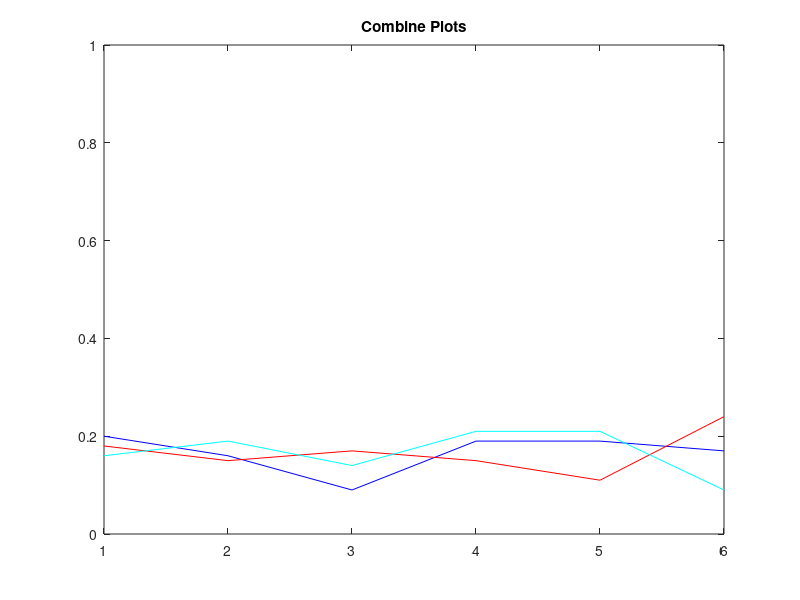

Reproduce this figure in MATLAB.
N = 100;
x=[1 2 3 4 5 6];
xarray = randi(6, [3, N]);
x1 = xarray(1,:);
x2 = xarray(2,:);
x3 = xarray(3,:);
y = sum(xarray, 1);

    H1 = histc(x1, unique(x1))/N;
    H2 = histc(x2, unique(x2))/N;
    H3 = histc(x3, unique(x3))/N;
    
%first plot
% subplot(2,2,1)
% stem(x,p_x);
% grid;
% xlabel('Values of x');
% ylabel('Probability of x'); 
% title('PMF of x');
% axis([0 7 0 1])

plot(x,H1, 'Color',[0 0 1])
title('Combine Plots')
axis([1 6 0 1])

hold on

plot(x,H2, 'Color',[1 0 0])

plot(x,H3, 'Color',[0 1 1]) 

hold off